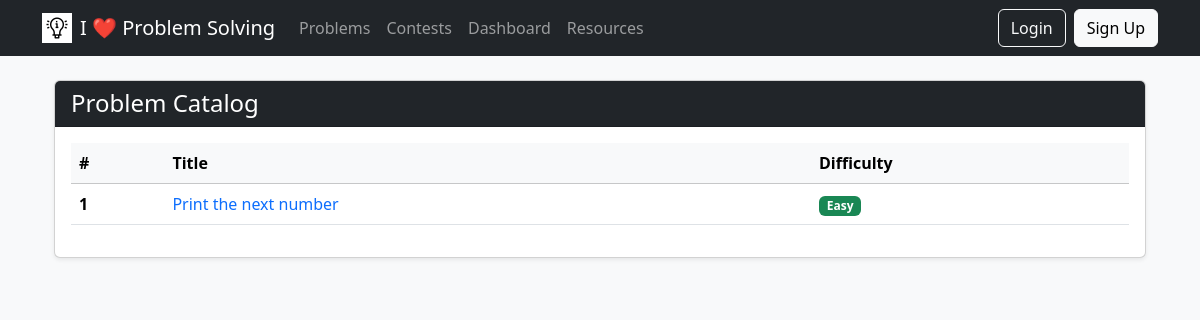
/problems/, run on an earlier commit of the app's database.
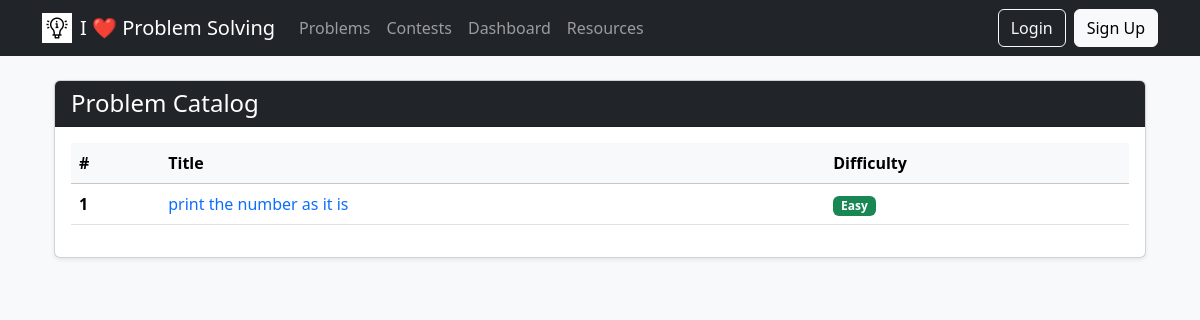
And on a later commit of the database.
### problemset/models.py (models this page shows, shortened)
class Problem(models.Model):
    DIFFICULTY_CHOICES = [
        ('Easy', 'Easy'),
        ('Medium', 'Medium'),
        ('Hard', 'Hard'),
    ]
    title = models.CharField(max_length=200, unique=True)
    description = models.TextField()
    difficulty = models.CharField(max_length=10, choices=DIFFICULTY_CHOICES)
    slug = models.SlugField(unique=True, blank=True)
    test_case_file = models.FileField(upload_to=get_testcase_json_path, blank=True, null=True)
    created_at = models.DateTimeField(auto_now_add=True)

### problemset/views.py (the view)
# urls.py: path('', views.problem_list, name='problems-list'),
def problem_list(request):
    problems = Problem.objects.all()
    context = {
        'problems': problems
    }
    return render(request, 'problemset/problem_list.html', context)

### problemset/templates/problemset/problem_list.html
{% extends "users/base.html" %}
{% block content %}
<div class="container mt-4">
    <div class="card shadow-sm">
        <div class="card-header bg-dark text-white">
            <h2 class="h4 mb-0">Problem Catalog</h2>
        </div>
        <div class="card-body">
            <div class="table-responsive">
                <table class="table table-hover align-middle">
                    <thead class="table-light">
                        <tr>
                            <th scope="col">#</th>
                            <th scope="col">Title</th>
                            <th scope="col">Difficulty</th>
                        </tr>
                    </thead>
                    <tbody>
                        {% for problem in problems %}
                        <tr>
                            <th scope="row">{{ forloop.counter }}</th>
                            <td>
                                <a href="{% url 'solve-workspace' problem.slug %}" class="text-decoration-none">{{ problem.title }}</a>
                            </td>
                            <td>
                                {% if problem.difficulty == 'Easy' %}
                                    <span class="badge bg-success">Easy</span>
                                {% elif problem.difficulty == 'Medium' %}
                                    <span class="badge bg-warning text-dark">Medium</span>
                                {% else %}
                                    <span class="badge bg-danger">Hard</span>
                                {% endif %}
                            </td>
                        </tr>
                        {% empty %}
                        <tr>
                            <td colspan="3" class="text-center">No problems have been added yet.</td>
                        </tr>
                        {% endfor %}
                    </tbody>
                </table>
            </div>
        </div>
    </div>
</div>
{% endblock content %}

### users/templates/users/base.html (shortened to what this page needs)
{% load static %}
<!doctype html>
<html lang="en">
<head>
    <link href="https://cdn.jsdelivr.net/npm/bootstrap@5.3.3/dist/css/bootstrap.min.css" rel="stylesheet">
</head>
<body class="bg-light">
    <nav class="navbar navbar-expand-lg navbar-dark bg-dark">
        <div class="container">
            <a class="navbar-brand d-flex align-items-center" href="{% url 'home' %}">
                <img src="{% static 'images/logo.jpg' %}" alt="Logo" width="30" height="30" class="me-2">
                I ❤️ Problem Solving
            </a>
            <div class="collapse navbar-collapse" id="navbarNav">
                <ul class="navbar-nav me-auto mb-2 mb-lg-0">
                    <li class="nav-item">
                        <a class="nav-link" href="{% url 'problems-list' %}">Problems</a>
                    </li>
                    <li class="nav-item">
                        <a class="nav-link" href="{% url 'contests' %}">Contests</a>
                    </li>
                    <li class="nav-item">
                        <a class="nav-link" href="{% url 'dashboard' %}">Dashboard</a>
                    </li>
                    <li class="nav-item">
                        <a class="nav-link" href="{% url 'resources' %}">Resources</a>
                    </li>
                </ul>
                <div class="d-flex">
                    {% if user.is_authenticated %}
                        <span class="navbar-text me-3">
                            Welcome, {{ user.username }}!
                        </span>
                        <form action="{% url 'logout' %}" method="post">
                            {% csrf_token %}
                            <button type="submit" class="btn btn-outline-light">Logout</button>
                        </form>
                    {% else %}
                        <a href="{% url 'login' %}" class="btn btn-outline-light me-2">Login</a>
                        <a href="{% url 'signup' %}" class="btn btn-light">Sign Up</a>
                    {% endif %}
                </div>
            </div>
        </div>
    </nav>
    <main class="container mt-4">
        {% block content %}{% endblock %}
    </main>
</body>
</html>

What changed in the data, as far as the page shows it:
changed Problem: title "Print the next number" → "print the number as it is"
